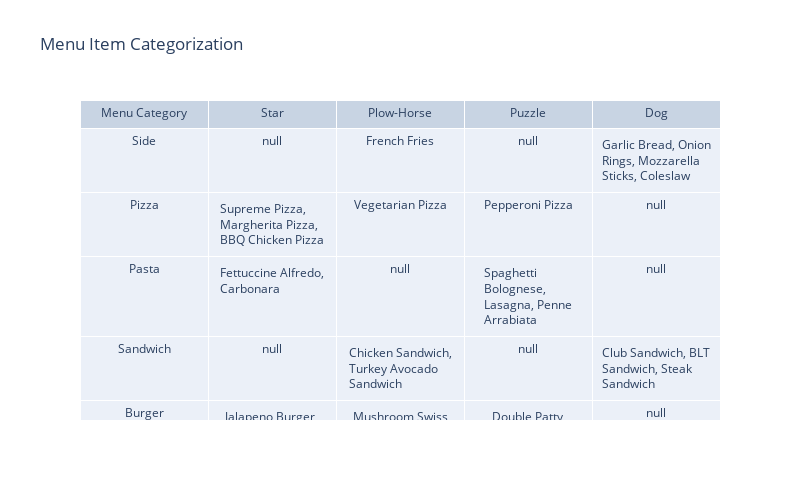

Notebook source saved alongside this figure:
### Markdown cell above
# Visualization 3

### Code cell
import pandas as pd
import plotly.graph_objects as go

# Group menu items by category and label
grouped_data = df.groupby(['menu_category', 'label'])['menu_item'].apply(lambda x: ', '.join(x)).unstack()

# Reindex to include all categories
categories = df['menu_category'].unique()
grouped_data = grouped_data.reindex(categories, fill_value='')

# Create the table
table = go.Table(
    header=dict(values=['Menu Category', 'Star', 'Plow-Horse', 'Puzzle', 'Dog']),
    cells=dict(values=[grouped_data.index, grouped_data['star'], grouped_data['plow-horse'], grouped_data['puzzle'], grouped_data['dog']])
)

# Define the layout
layout = go.Layout(
    title='Menu Item Categorization',
    width=800,
    height=500
)

# Create the figure and add the table
fig = go.Figure(data=[table], layout=layout)

# Show the table
fig.show()

### Figure 1 — Plotly figure (JSON) as saved in the notebook; plotly's stock layout.template omitted (floating-point values rounded to 4 significant figures)
{"data": [{"cells": {"values": [["Side", "Pizza", "Pasta", "Sandwich", "Burger"], [null, "Supreme Pizza, Margherita Pizza, BBQ Chicken Pizza", "Fettuccine Alfredo, Carbonara", null, "Jalapeno Burger, Classic Cheeseburger, BBQ Burger"], ["French Fries", "Vegetarian Pizza", null, "Chicken Sandwich, Turkey Avocado Sandwich", "Mushroom Swiss Burger"], [null, "Pepperoni Pizza", "Spaghetti Bolognese, Lasagna, Penne Arrabiata", null, "Double Patty Burger"], ["Garlic Bread, Onion Rings, Mozzarella Sticks, Coleslaw", null, null, "Club Sandwich, BLT Sandwich, Steak Sandwich", null]]}, "header": {"values": ["Menu Category", "Star", "Plow-Horse", "Puzzle", "Dog"]}, "type": "table"}], "layout": {"height": 500, "title": {"text": "Menu Item Categorization"}, "width": 800}}
